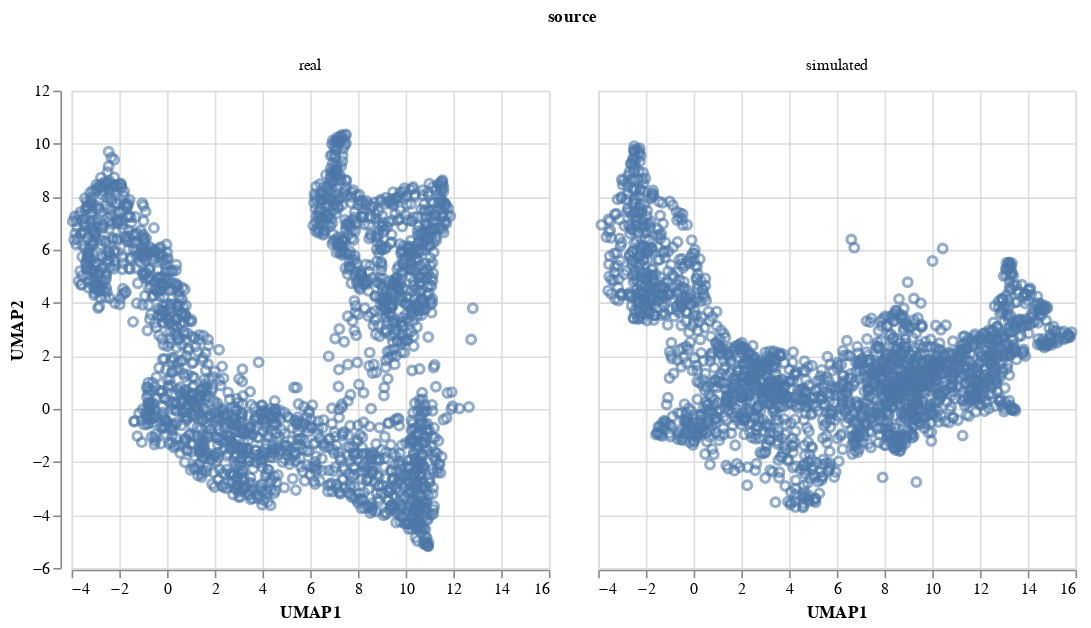

The notebook cell saved with this chart:
### Code cell
compare_umap(example_sce, samples, transform=log_relative)

### Figure 1 — Vega-Lite specification as saved in the notebook (floating-point values rounded to 4 significant figures; data arrays with more than 128 entries replaced by an {"elided": "..."} marker saying what was removed)
{"config": {"view": {"continuousWidth": 300, "continuousHeight": 300}}, "data": {"name": "data-bf7a78a830e3c67aacfdc6dda90e06ba"}, "facet": {"column": {"field": "source", "type": "nominal"}}, "spec": {"mark": {"type": "point", "opacity": 0.6}, "encoding": {"x": {"field": "UMAP1", "type": "quantitative"}, "y": {"field": "UMAP2", "type": "quantitative"}}}, "$schema": "https://vega.github.io/schema/vega-lite/v5.20.1.json", "datasets": {"data-bf7a78a830e3c67aacfdc6dda90e06ba": {"elided": "4174 records"}}}
